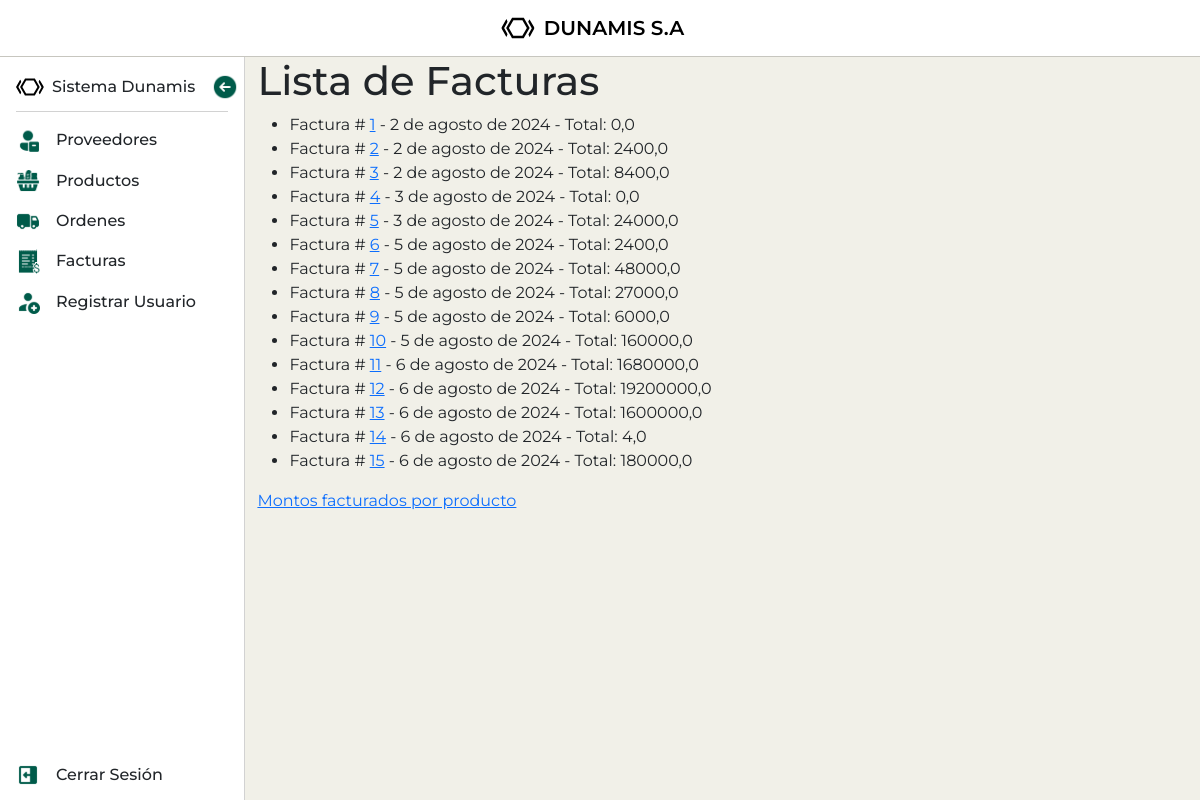
Screenshot of /facturas/ (signed in) with the database file from the repository.
### mod_ventas/sub_mod_facturas/models.py (models this page shows, shortened)
class Factura(models.Model):
    numero_factura = models.IntegerField(unique=True)  # Ensure unique values for invoice numbers
    fecha_emision = models.DateField(default=date.today)
    total = models.FloatField(default=0)

### mod_ventas/sub_mod_facturas/views.py (the view)
# urls.py: path('', views.facturas, name='facturas'),
def facturas(request):
    facturas = Factura.objects.all()
    return render(request, 'sub_mod_facturas/facturas.html', {
        'facturas': facturas,
    })

### mod_ventas/sub_mod_facturas/templates/sub_mod_facturas/facturas.html (shortened to what this page needs)
{% extends "base.html" %}
{% block content %}
    <h1>Lista de Facturas</h1>
    <ul>
        {% for factura in facturas %}
            <li>
                Factura # <a href="{% url 'factura_detalle' factura.id %}">{{ factura.numero_factura }}</a>  - {{ factura.fecha_emision }} - Total: {{ factura.total }}
            </li>
        {% empty %}
            <li>No hay facturas disponibles.</li>
        {% endfor %}
    </ul>
    <a href="{% url 'monto_facturado_por_producto' %}">Montos facturados por producto</a>
{% endblock content %}

### static/css/styles.css (style rules this page uses)
:root { --primary-color: #005b4a; --secondary-color: #2F4858; --font-color: #252525; --bg-color: #F1F0E8; }
body { height: 100vh; overflow: hidden; font-family: "Montserrat"; background-color: var(--bg-color); }

### rows the page displays
Factura: numero_factura "1", fecha_emision "2 de agosto de 2024", total "0,0"
Factura: numero_factura "2", fecha_emision "2 de agosto de 2024", total "2400,0"
Factura: numero_factura "3", fecha_emision "2 de agosto de 2024", total "8400,0"
Factura: numero_factura "4", fecha_emision "3 de agosto de 2024", total "0,0"
Factura: numero_factura "5", fecha_emision "3 de agosto de 2024", total "24000,0"
Factura: numero_factura "6", fecha_emision "5 de agosto de 2024", total "2400,0"
Factura: numero_factura "7", fecha_emision "5 de agosto de 2024", total "48000,0"
Factura: numero_factura "8", fecha_emision "5 de agosto de 2024", total "27000,0"
Factura: numero_factura "9", fecha_emision "5 de agosto de 2024", total "6000,0"
Factura: numero_factura "10", fecha_emision "5 de agosto de 2024", total "160000,0"
Factura: numero_factura "11", fecha_emision "6 de agosto de 2024", total "1680000,0"
Factura: numero_factura "12", fecha_emision "6 de agosto de 2024", total "19200000,0"
Factura: numero_factura "13", fecha_emision "6 de agosto de 2024", total "1600000,0"
Factura: numero_factura "14", fecha_emision "6 de agosto de 2024", total "4,0"
Factura: numero_factura "15", fecha_emision "6 de agosto de 2024", total "180000,0"
